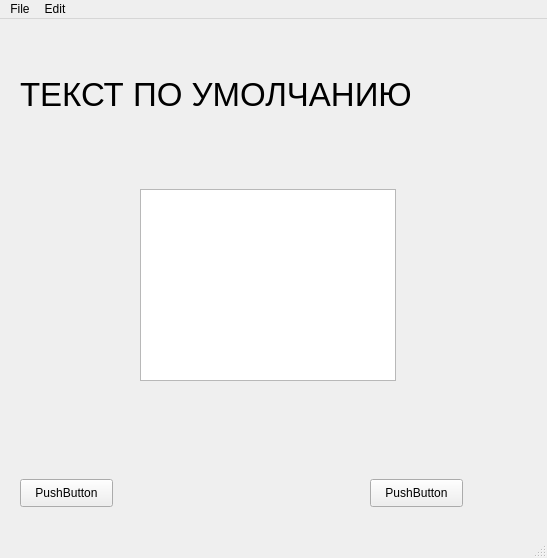
<?xml version="1.0" encoding="UTF-8"?>
<ui version="4.0">
 <class>MainWindow</class>
 <widget class="QMainWindow" name="MainWindow">
  <property name="geometry">
   <rect>
    <x>0</x>
    <y>0</y>
    <width>547</width>
    <height>558</height>
   </rect>
  </property>
  <property name="windowTitle">
   <string>MainWindow</string>
  </property>
  <widget class="QWidget" name="centralwidget">
   <widget class="QPushButton" name="pushButton">
    <property name="geometry">
     <rect>
      <x>370</x>
      <y>460</y>
      <width>93</width>
      <height>28</height>
     </rect>
    </property>
    <property name="text">
     <string>PushButton</string>
    </property>
   </widget>
   <widget class="QPushButton" name="pushButton_2">
    <property name="geometry">
     <rect>
      <x>20</x>
      <y>460</y>
      <width>93</width>
      <height>28</height>
     </rect>
    </property>
    <property name="text">
     <string>PushButton</string>
    </property>
   </widget>
   <widget class="QTextBrowser" name="textBrowser">
    <property name="geometry">
     <rect>
      <x>140</x>
      <y>170</y>
      <width>256</width>
      <height>192</height>
     </rect>
    </property>
   </widget>
   <widget class="QLabel" name="label">
    <property name="geometry">
     <rect>
      <x>20</x>
      <y>-10</y>
      <width>551</width>
      <height>171</height>
     </rect>
    </property>
    <property name="font">
     <font>
      <pointsize>25</pointsize>
     </font>
    </property>
    <property name="text">
     <string>ТЕКСТ ПО УМОЛЧАНИЮ</string>
    </property>
   </widget>
  </widget>
  <widget class="QMenuBar" name="menubar">
   <property name="geometry">
    <rect>
     <x>0</x>
     <y>0</y>
     <width>547</width>
     <height>26</height>
    </rect>
   </property>
   <widget class="QMenu" name="menuFile">
    <property name="title">
     <string>File</string>
    </property>
   </widget>
   <widget class="QMenu" name="menuEdit">
    <property name="title">
     <string>Edit</string>
    </property>
   </widget>
   <addaction name="menuFile"/>
   <addaction name="menuEdit"/>
  </widget>
  <widget class="QStatusBar" name="statusbar"/>
 </widget>
 <resources/>
 <connections/>
</ui>
